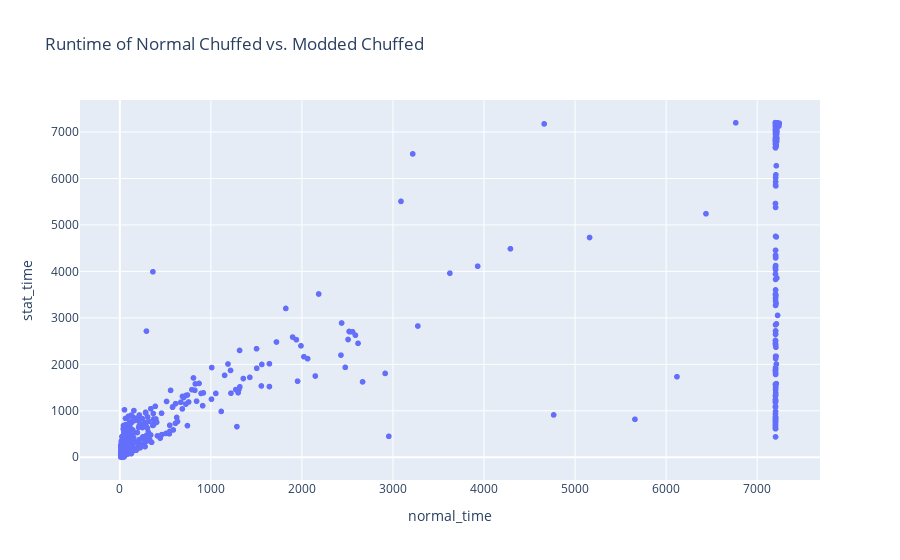

Write notebook code for a chart like this one.
### Code cell
log_axes = False
log_fig = False
scatter = px.scatter(
    df,
    x='normal_time',
    y='stat_time',
    labels={'x': 'Normal chuffed runtime', 'y': 'Modded chuffed runtime'},
    title="Runtime of Normal Chuffed vs. Modded Chuffed",
    log_x=log_axes,
    log_y=log_axes,
    hover_data='problem'
    # trendline='ols',
    # trendline_options=dict(log_x=fit_log, log_y=fit_log),
)
scatter.layout.update(showlegend=False)
scatter

### Figure 1 — Plotly figure (JSON) as saved in the notebook; plotly's stock layout.template omitted (floating-point values rounded to 4 significant figures; data arrays with more than 128 entries replaced by an {"elided": "..."} marker saying what was removed)
{"data": [{"customdata": {"elided": "1132x1 str values"}, "hovertemplate": "normal_time=%{x}<br>stat_time=%{y}<br>problem=%{customdata[0]}<extra></extra>", "legendgroup": "", "marker": {"color": "#636efa", "symbol": "circle"}, "mode": "markers", "name": "", "showlegend": false, "type": "scattergl", "x": {"elided": "1132 float values"}, "xaxis": "x", "y": {"elided": "1132 float values"}, "yaxis": "y"}], "layout": {"legend": {"tracegroupgap": 0}, "showlegend": false, "title": {"text": "Runtime of Normal Chuffed vs. Modded Chuffed"}, "xaxis": {"anchor": "y", "domain": [0, 1], "title": {"text": "normal_time"}}, "yaxis": {"anchor": "x", "domain": [0, 1], "title": {"text": "stat_time"}}}}
